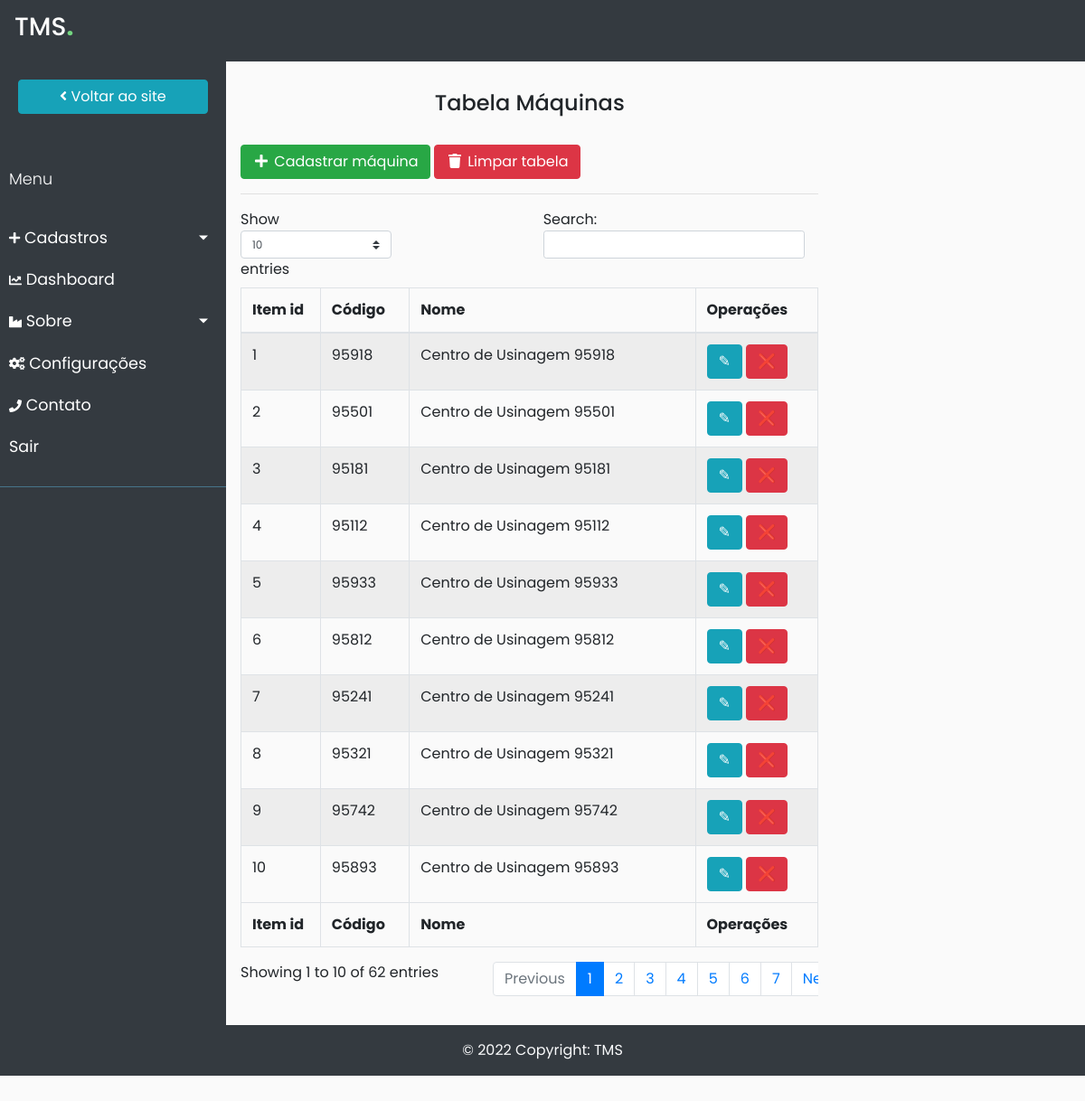
The app's page /admin/maquinas (signed in) with its own data.
### app/db_models.py (models this page shows, shortened)
class Maquina(db.Model):
	__tablename__ = "maquinas"
	id = db.Column(db.Integer, primary_key=True)
	code = db.Column(db.String(100), nullable=False)
	name = db.Column(db.String(100), nullable=False)
	image = db.Column(db.String(250), nullable=True)
	details = db.Column(db.String(250), nullable=True)
	data_aquisicao = db.Column(db.DateTime, default=datetime.datetime.utcnow)
	cone = db.Column(db.String(20), nullable=True)
	velocidade = db.Column(db.String(20), nullable=True)
	avanco_rapido = db.Column(db.String(20), nullable=True)
	mesa = db.Column(db.String(20), nullable=True)
	luneta = db.Column(db.String(20), nullable=True)
	potencia = db.Column(db.String(10), nullable=True)
	capacidade_magazine = db.Column(db.String(10), nullable=True)
	category_id = db.Column(db.Integer, db.ForeignKey('categorias.id'),
        nullable=True)
	dispositivos = db.relationship('Dispositivo', secondary=maq_disp, lazy='subquery',
        backref=db.backref('maquinas', lazy=True))
	itens = db.relationship('Item', secondary=maq_item, lazy='subquery',
        backref=db.backref('maquinas', lazy=True))
	ferramentas = db.relationship('Ferramenta', secondary=maq_ferr, lazy='subquery',
		backref=db.backref('maquinas', lazy=True))

### app/funcs.py (the view)
	def wrapper(*args, **kwargs):
		if current_user.is_authenticated and current_user.admin == 1:
			return func(*args, **kwargs)
		else:
			return "Você não está autorizado a acessar esta URL."

### app/__init__.py (called while the page is built)
@app.context_processor
def inject_now():
	return {'now': datetime.utcnow()}

@login_manager.user_loader
def load_user(user_id):
	return User.query.get(user_id)

### app/admin/routes.py (called while the page is built)
@admin.route('/maquinas')
@admin_only
def maquinas():
    maquinas = Maquina.query.all()
    return render_template("admin/maquinas.html", maquinas=maquinas)

### app/funcs.py (called while the page is built)
def admin_only(func):
	def wrapper(*args, **kwargs):
		if current_user.is_authenticated and current_user.admin == 1:
			return func(*args, **kwargs)
		else:
			return "Você não está autorizado a acessar esta URL."
	wrapper.__name__ = func.__name__
	return wrapper

### app/admin/templates/admin/maquinas.html (shortened to what this page needs)
{% extends "admin/base.html" %}
{% block content %}
    {% if not maquinas %}
		<div class="mg-3 p-3">
			<a href="{{ url_for('admin.addmaq') }}" class="btn btn-success">
				<i class="fas fa-plus fa-fw"></i>
				Cadastrar máquina
			</a>
			<a href="{{ url_for('admin.cleartable',type='maquinas') }}" class="btn btn-danger">
				<i class="fas fa-trash fa-fw"></i>
				Limpar tabela
			</a>
		</div>
		<div class="flash-error">Não há máquinas cadastradas.</div>
	{% else %}
	<div class="mg-3 p-3">
		<h4 class="text-center p-3">Tabela Máquinas</h4>
			<a href="{{ url_for('admin.addmaq') }}" class="btn btn-success mt-2">
				<i class="fas fa-plus fa-fw"></i>
				Cadastrar máquina
			</a>
			<a href="{{ url_for('admin.cleartable',type='maquinas') }}" class="btn btn-danger mt-2">
				<i class="fas fa-trash fa-fw"></i>
				Limpar tabela
			</a>
			<hr>
		<div>
			<div class="table-responsive">
				<table class="table table-striped tabela-responsiva table-bordered" id="dataTable" width="100%" cellspacing="0">
					<thead>
						<tr>
							<th>Item id</th>
							<th>Código</th>
							<th>Nome</th>
							<th>Operações</th>
						</tr>
					</thead>
					<tfoot>
						<tr>
							<th>Item id</th>
							<th>Código</th>
							<th>Nome</th>
							<th>Operações</th>
						</tr>
					</tfoot>
					<tbody>
						{% for maquina in maquinas %}
							<tr>
								<td>{{ maquina.id }}</td>
								<td>{{ maquina.code }}</td>
								<td>{{ maquina.name }}</td>
								<td>
									<a class="btn btn-info" href="{{ url_for('admin.edit', type='maquina', id=maquina.id) }}">&#9998;</a>
									<a class="btn btn-danger" href="{{ url_for('admin.delete', type='maquinas', id=maquina.id) }}">&#10060;</a>
								</td>
							</tr>
						{% endfor %}
					</tbody>
				</table>
			</div>
		</div>
	</div>
	{% endif %}
{% endblock %}

### app/admin/templates/admin/base.html (shortened to what this page needs)
{% import "bootstrap/wtf.html" as wtf %}
<!DOCTYPE html>
<html lang="pt_BR">
  <head>
    <link rel="stylesheet" href="https://stackpath.bootstrapcdn.com/bootstrap/4.1.0/css/bootstrap.min.css">
    <link rel="stylesheet" type="text/css" href="{{ url_for('admin.static', filename='styles.css') }}">
    <link rel="stylesheet" href="{{ url_for('admin.static', filename='sidebar.css') }}">
  </head>
  <body>
    <div>
      <nav class="navbar navbar-expand-lg navbar-dark bg-dark">
        <a class="navbar-brand" href="{{ url_for('home') }}"><h3>TMS<b style="color: #73d580;">.</b></h3></a>
      </nav>
      <div class="wrapper">
        <nav id="sidebar">
          <div class="sidebar-header">
              <h4><a class="btn btn-info d-block" href="{{ url_for('home') }}"><i class='fa fa-angle-left'></i> Voltar ao site</a> </h4>
          </div>
          <ul class="list-unstyled components">
              <p>Menu</p>
              <li>
                  <a href="#homeSubmenu" data-toggle="collapse" aria-expanded="false" class="dropdown-toggle"><i class='fa fa-plus' style='font-size:14px'></i>  Cadastros</a>
              </li>
              <li>
                  <a href="{{ url_for('admin.dashboard') }}">
                  <i class='fa fa-chart-line' style='font-size:14px'></i> Dashboard</a>
              </li>
              <li>
                  <a href="#pageSubmenu" data-toggle="collapse" aria-expanded="false" class="dropdown-toggle">
                    <i class='fa fa-industry' style='font-size:14px'></i> Sobre</a>
              </li>
              <li>
                  <a href="#">
                    <i class='fa fa-cogs' style='font-size:14px'>
                  </i> Configurações</a>
              </li>
              <li>
                  <a href="#">
                    <i class='fa fa-phone' style='font-size:14px'>
                    </i> Contato</a>
              </li>
              <li class="nav-item">
                <a class="nav-link" href="{{ url_for('logout') }}"> Sair</a>
              </li>
          </ul>
        </nav>
        <div id="conteudo" style="display: none">
          <div id="content">
            <div>
                <div>
                  {% block content %}
                  {% endblock %}
                </div>
            </div>
          </div>
        </div>
      </div>
      <footer class="bg-dark text-center text-lg-start text-light footer">
        <div class="text-center p-3">
          © {{ now.year }} Copyright:
          TMS
        </div>
      </footer>
    </div>
  </body>
</html>

### app/admin/static/styles.css (style rules this page uses)
body { max-width: 100%; }
.wrapper { max-width: 100%; overflow-x: auto; }

### app/admin/static/sidebar.css (style rules this page uses)
body { font-family: 'Poppins', sans-serif; background: #fafafa; }
p { font-family: 'Poppins', sans-serif; font-size: 1.1em; font-weight: 300; line-height: 1.7em; color: #999; }
a, a:hover, a:focus { color: inherit; text-decoration: none; transition: all 0.3s; }
#sidebar { background: #343A40; color: #fff; transition: all 0.3s; }
#sidebar .sidebar-header { padding: 20px; background: #343A40; }
#sidebar ul.components { padding: 20px 0; border-bottom: 1px solid #47748b; }
#sidebar ul p { color: #fff; padding: 10px; }
#sidebar ul li a { padding: 10px; font-size: 1.1em; display: block; }
.wrapper { display: flex; align-items: stretch; }
#sidebar { display: block; min-width: 250px; max-width: 250px; min-height: 100vh; }
a[data-toggle="collapse"] { position: relative; }
.dropdown-toggle::after { display: block; position: absolute; top: 50%; right: 20px; transform: translateY(-50%); }

### records on screen
Maquina: id "1", code "95918", name "Centro de Usinagem 95918"
Maquina: id "2", code "95501", name "Centro de Usinagem 95501"
Maquina: id "3", code "95181", name "Centro de Usinagem 95181"
Maquina: id "4", code "95112", name "Centro de Usinagem 95112"
Maquina: id "5", code "95933", name "Centro de Usinagem 95933"
Maquina: id "6", code "95812", name "Centro de Usinagem 95812"
Maquina: id "7", code "95241", name "Centro de Usinagem 95241"
Maquina: id "8", code "95321", name "Centro de Usinagem 95321"
Maquina: id "9", code "95742", name "Centro de Usinagem 95742"
Maquina: id "10", code "95893", name "Centro de Usinagem 95893"
